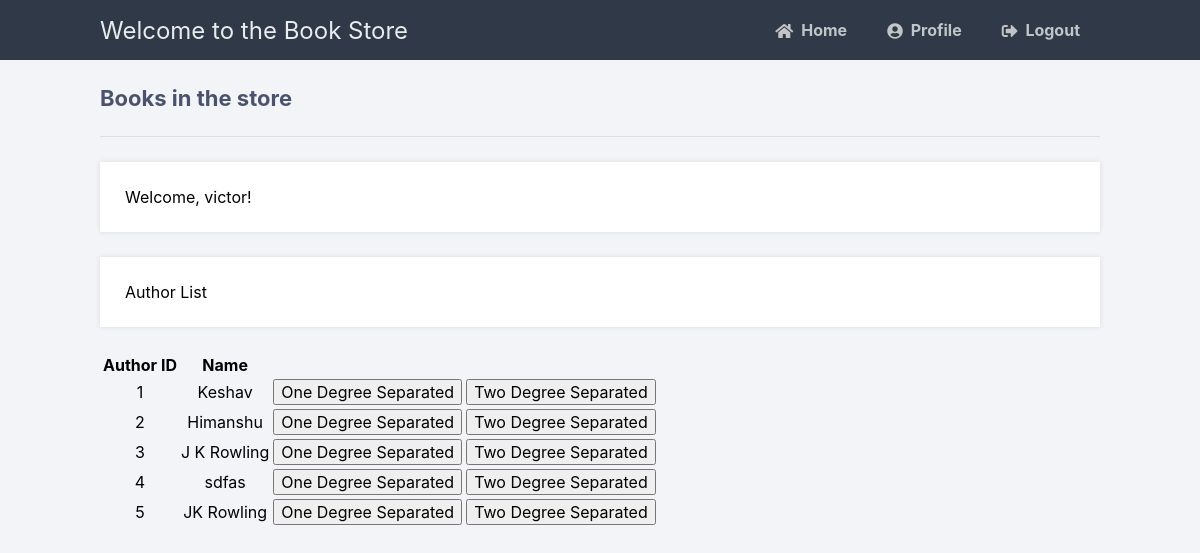
/displayAuthor (signed in), run on an earlier commit of the app's database.
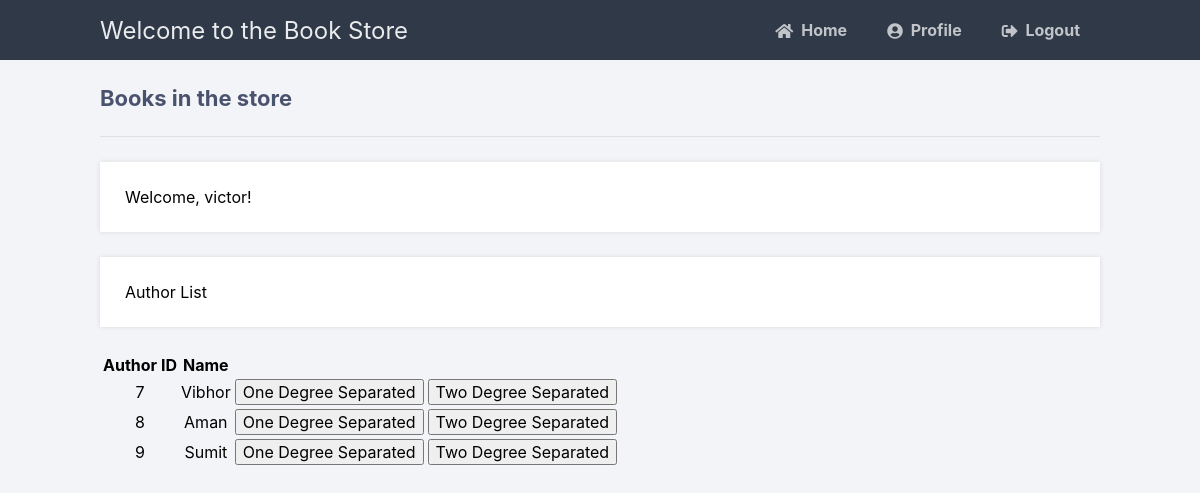
And on a later commit of the database.
### tables this page shows
CREATE TABLE Author (
            authorID INTEGER PRIMARY KEY AUTOINCREMENT,
            name TEXT
);

### main.py (the view)
@app.route('/displayAuthor', methods=['GET', 'POST'])
def displayAuthor():
    if 'loggedin' in session and (session['type'] == 1 or session['type'] == 0):
        msg = ''
        if request.method == 'GET':
            with sql.connect("Book.db") as con:
                cursor = con.cursor()
                cursor.execute(
                    'SELECT * FROM Author')
                author = cursor.fetchall()
                if not author:
                    msg = 'No Author Found!'
                else:
                    print(author)
                    return render_template('displayAuthor.html', data=author, username=session['username'])
    return redirect(url_for('login'))

### templates/displayAuthor.html (shortened to what this page needs)
{% extends 'layout.html' %}
{% block content %}
<h2>Books in the store</h2>
<p>Welcome, {{ username }}!</p>
<p>Author List</p>
<table>
    <thead>
      <tr>
          <th>Author ID</th>
          <th>Name</th>
          <th></th>
          <th></th>
      </tr>
      </thead>
      <tbody>
       {% for item in data %}
       <form action="{{ url_for('degreeSeparation') }}" method="get" autocomplete="off">
              <tr>
                  <td style="text-align:center">{{item[0]}}</td>
                  <td style="text-align:center">{{item[1]}}</td>
                  <td><button type="submit" name="degree" value="onedegree">One Degree Separated</button></td>
                  <td><button type="submit" name="degree" value="twodegree">Two Degree Separated</button></td>
              </tr>
            </form>
          {% endfor %}
      </tbody>
  </table>
{% endblock %}

### templates/layout.html (shortened to what this page needs)
<!DOCTYPE html>
<html>
	<head>
		<link rel="stylesheet" href="{{ url_for('static', filename='style.css') }}">
		<link rel="stylesheet" href="https://use.fontawesome.com/releases/v5.7.1/css/all.css">
	</head>
	<body class="loggedin">
		<nav class="navtop">
			<div>
				<h1>Welcome to the Book Store</h1>
                <a href="{{ url_for('home') }}"><i class="fas fa-home"></i>Home</a>
				<a href="{{ url_for('profile') }}"><i class="fas fa-user-circle"></i>Profile</a>
				<a href="{{ url_for('logout') }}"><i class="fas fa-sign-out-alt"></i>Logout</a>
			</div>
		</nav>
		<div class="content">
			{% block content %}{% endblock %}
		</div>
	</body>
</html>

### static/style.css (style rules this page uses)
* { box-sizing: border-box; font-family: -apple-system, BlinkMacSystemFont, "segoe ui", roboto, oxygen, ubuntu, cantarell, "fira sans", "droid sans", "helvetica neue", Arial, sans-serif; font-size: 16px; -webkit-font-smoothing: antialiased; -moz-osx-font-smoothing: grayscale; }
body { background-color: #758283; margin: 0; }
.navtop { background-color: #2f3947; height: 60px; width: 100%; border: 0; }
.navtop div { display: flex; margin: 0 auto; width: 1000px; height: 100%; }
.navtop div h1, .navtop div a { display: inline-flex; align-items: center; }
.navtop div h1 { flex: 1; font-size: 24px; padding: 0; margin: 0; color: #eaebed; font-weight: normal; }
.navtop div a { padding: 0 20px; text-decoration: none; color: #c1c4c8; font-weight: bold; }
.navtop div a i { padding: 2px 8px 0 0; }
body.loggedin { background-color: #f3f4f7; }
.content { width: 1000px; margin: 0 auto; }
.content h2 { margin: 0; padding: 25px 0; font-size: 22px; border-bottom: 1px solid #e0e0e3; color: #4a536e; }
.content > p, .content > div { box-shadow: 0 0 5px 0 rgba(0, 0, 0, 0.1); margin: 25px 0; padding: 25px; background-color: #fff; }

What changed in the data, as far as the page shows it:
removed Author: authorID "1", name "Keshav"
removed Author: authorID "2", name "Himanshu"
removed Author: authorID "3", name "J K Rowling"
removed Author: authorID "4", name "sdfas"
removed Author: authorID "5", name "JK Rowling"
added Author: authorID "7", name "Vibhor"
added Author: authorID "8", name "Aman"
added Author: authorID "9", name "Sumit"
